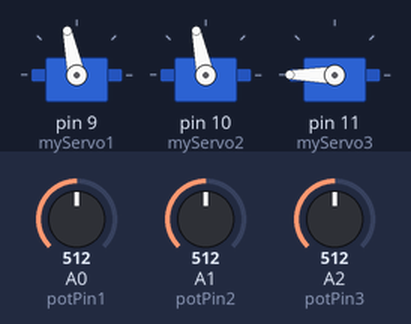
The sketch below on a simulated Arduino Uno, built with avr-gcc and run on an emulated ATmega328P. Shown: 3 × servo. Inputs (shaded band) come from the test bench; at power-on: A0 (potPin1) = 512, A1 (potPin2) = 512, A2 (potPin3) = 512.

Above: at 1.2 s.
1.3 s: A0 (potPin1) set to 716
At 2.1 s:
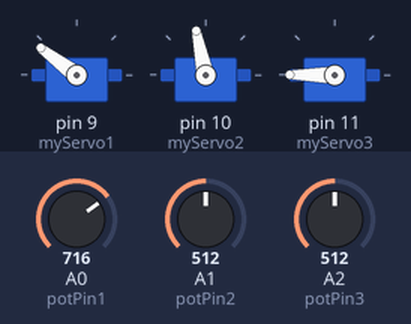
2.8 s: A1 (potPin2) set to 716
At 4.0 s:
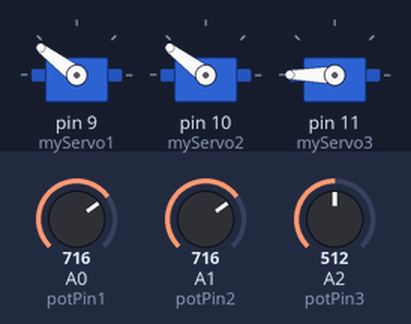
4.3 s: A2 (potPin3) set to 306
At 4.7 s:
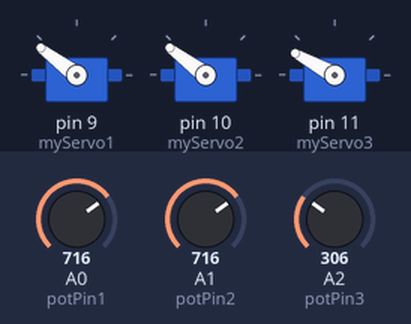
5.8 s: A0 (potPin1) set to 900
At 7.0 s:
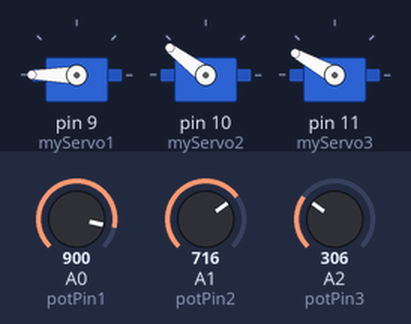
7.3 s: A1 (potPin2) set to 900
At 7.9 s:
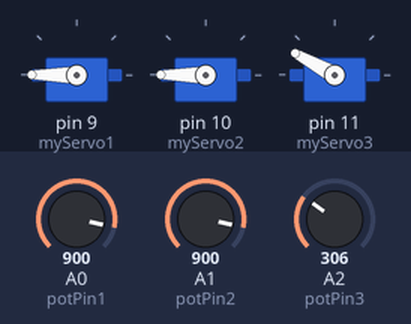
8.8 s: A2 (potPin3) set to 122
At 9.3 s:
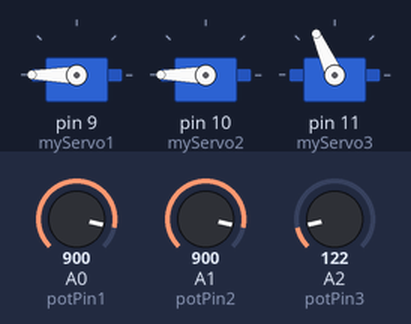
Timing chart, 0 to 11.3 s (numbered marks = the images above; inputs shaded):
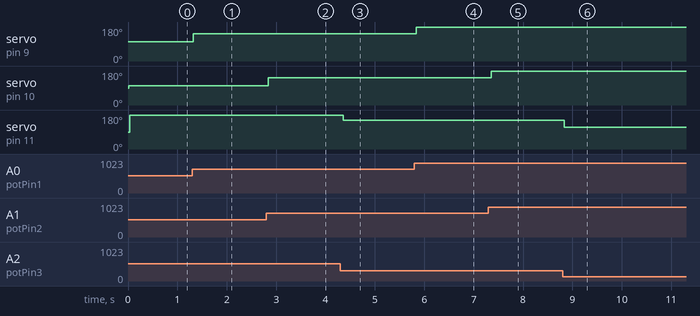

Measured:
- after the input at 1.3 s, servo on pin 9 (myServo1): 102° → 143° at once
- after the input at 2.8 s, servo on pin 10 (myServo2): 102° → 143° at once
- after the input at 4.3 s, servo on pin 11 (myServo3): 180° → 151° after 0.06 s
- after the input at 5.8 s, servo on pin 9 (myServo1): 143° → 180° at once
- after the input at 7.3 s, servo on pin 10 (myServo2): 143° → 180° after 0.06 s
- after the input at 8.8 s, servo on pin 11 (myServo3): 151° → 114° at once

The sketch:

robotic_arm.ino
```cpp
#include <Servo.h>

Servo myServo1;
Servo myServo2;
Servo myServo3;

int const potPin1 = A0;
int angle1;
int potVal1;

int const potPin2 = A1;
int angle2;
int potVal2;

int const potPin3 = A2;
int angle3;
int potVal3;

void setup()
{
 myServo1.attach(9);
 myServo2.attach(10);
 myServo3.attach(11);
}

void loop()
{
 potVal1 = analogRead(potPin1);
 potVal2 = analogRead(potPin2);
 potVal3 = analogRead(potPin3);

 angle1 = potVal1/(1023/180);
 angle2 = potVal2/(1023/180);
 angle3 = potVal3/(1023/180);

 myServo1.write(angle1);
 delay(15);

 myServo2.write(angle2);
 delay(15);

 myServo3.write(angle3 + 90);
 delay(15);
}
```
